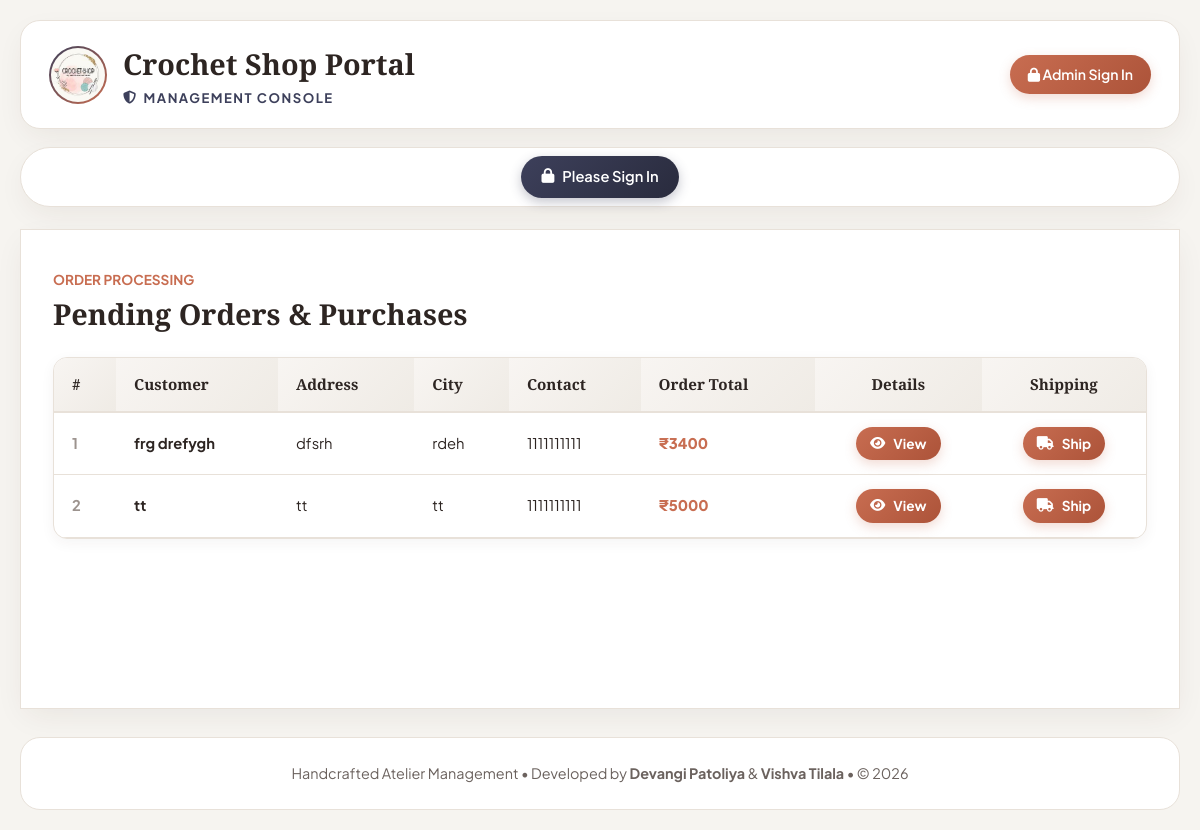
The app's page /admin/index.php?page=viewpurchase with its own data.
### tables this page shows
CREATE TABLE `order_master` (
  `order_id` int(10) NOT NULL AUTO_INCREMENT,
  `id` int(10) NOT NULL,
  `fnm` varchar(30) NOT NULL,
  `p_detail` text NOT NULL,
  `total` int(55) NOT NULL,
  `shipping_email` varchar(55) NOT NULL,
  `shipping_address` varchar(55) NOT NULL,
  `shipping_city` varchar(55) NOT NULL,
  `shipping_contact` int(55) NOT NULL,
  `order_date` date NOT NULL,
  `status` int(10) NOT NULL,
  PRIMARY KEY (`order_id`)
);

### admin/include/viewpurchase.php (the view, shortened to what this page needs)
<div id="h_1">
	<div style="text-align:left; margin-bottom:20px;">
		<span style="font-size:0.85rem; font-weight:700; color:var(--primary); text-transform:uppercase;">Order Processing</span>
		<h2 style="font-family:var(--font-heading); font-size:1.8rem; color:var(--text-primary); margin:0;">
			Pending Orders &amp; Purchases
		</h2>
	</div>
	<?php
		$que = "SELECT * FROM order_master WHERE status='0'";
		$result = mysql_query($que);
		if($result && mysql_num_rows($result) > 0) {
			echo "<table>
				<thead>
					<tr>
						<th>#</th>
						<th>Customer</th>
						<th>Address</th>
						<th>City</th>
						<th>Contact</th>
						<th>Order Total</th>
						<th style='text-align:center;'>Details</th>
						<th style='text-align:center;'>Shipping</th>
					</tr>
				</thead>
				<tbody>";
			$i = 1;
			while($row = mysql_fetch_array($result)) {
				echo "<tr>
					<td style='font-weight:700; color:var(--text-muted);'>".$i."</td>
					<td style='font-weight:700; color:var(--text-primary);'>".htmlspecialchars($row['fnm'])."</td>
					<td>".htmlspecialchars($row[6])."</td>
					<td>".htmlspecialchars($row[7])."</td>
					<td>".htmlspecialchars($row[8])."</td>
					<td style='font-weight:800; color:var(--primary);'>₹".$row['total']."</td>
					<td style='text-align:center;'>
						<a href='index.php?page=view&order_id=".$row['order_id']."' class='btn btn-secondary' style='padding:6px 14px; font-size:0.85rem;'>
							<i class='fa-solid fa-eye'></i> View
						</a>
					</td>
					<td style='text-align:center;'>
						<a href='index.php?page=shipping&order_id=".$row['order_id']."' class='btn' style='padding:6px 14px; font-size:0.85rem;'>
							<i class='fa-solid fa-truck'></i> Ship
						</a>
					</td>
				</tr>";
				$i++;
			}
			echo "</tbody></table>";
		}
	?>
</div>

### admin/css/css.css (style rules this page uses)
:root { --primary: #C86D51; --primary-dark: #AC5339; --primary-light: #F7EAE5; --primary-glow: rgba(200, 109, 81, 0.25); --secondary: #5B8266; --secondary-dark: #466750; --secondary-light: #EBF2ED; --admin-accent: #3D405B; --accent-gold: #DDA15E; --bg-page: #F6F4F0; --bg-surface: #FFFFFF; --bg-subtle: #EFEBE5; --text-primary: #2D2522; --text-secondary: #6B625E; --text-muted: #9C938E; --border-light: #E8E1D9; --border-stitch: #D8CCC0; --font-heading: 'Playfair Display', Georgia, serif; --font-body: 'Plus Jakarta Sans', -apple-system, BlinkMacSystemFont, "Segoe UI", Roboto, sans-serif; --radius-sm: 8px; --radius-md: 14px; --radius-lg: 20px; --radius-full: 9999px; --shadow-subtle: 0 4px 14px rgba(60, 40, 30, 0.05); --shadow-card: 0 10px 30px -6px rgba(60, 40, 30, 0.08); --shadow-hover: 0 16px 36px -6px rgba(200, 109, 81, 0.16); --transition: all 0.3s cubic-bezier(0.25, 0.8, 0.25, 1); }
*, *::before, *::after { box-sizing: border-box; margin: 0; padding: 0; }
body { font-family: var(--font-body); color: var(--text-primary); background-color: var(--bg-page); line-height: 1.6; min-height: 100vh; padding: 20px; }
a { color: var(--primary); text-decoration: none; transition: var(--transition); }
table, table[border] { border: none !important; border-collapse: separate !important; border-spacing: 0 !important; width: 100%; margin: 20px auto; background: #FFFFFF; border-radius: var(--radius-md); box-shadow: var(--shadow-subtle); overflow: hidden; border: 1px solid var(--border-light) !important; }
table th { background: linear-gradient(135deg, #F8F5F2 0%, #EFEBE5 100%); color: var(--text-primary); font-family: var(--font-heading); font-weight: 700; font-size: 0.95rem; padding: 14px 18px; text-align: left; border-bottom: 2px solid var(--border-light); }
table td { padding: 14px 18px; border-bottom: 1px solid var(--border-light); color: var(--text-primary); font-size: 0.92rem; vertical-align: middle; }
.btn, button, input[type="submit"], .button { display: inline-flex; align-items: center; justify-content: center; gap: 8px; background: linear-gradient(135deg, var(--primary) 0%, var(--primary-dark) 100%); color: #FFFFFF !important; padding: 10px 22px; border-radius: var(--radius-full); border: none; font-family: var(--font-body); font-size: 0.92rem; font-weight: 700; cursor: pointer; box-shadow: 0 4px 12px var(--primary-glow); transition: var(--transition); text-decoration: none !important; }

### records on screen
order_master: fnm "frg drefygh", shipping_address "dfsrh", shipping_city "rdeh", shipping_contact "1111111111", total "3400"
order_master: fnm "tt", shipping_address "tt", shipping_city "tt", shipping_contact "1111111111", total "5000"
